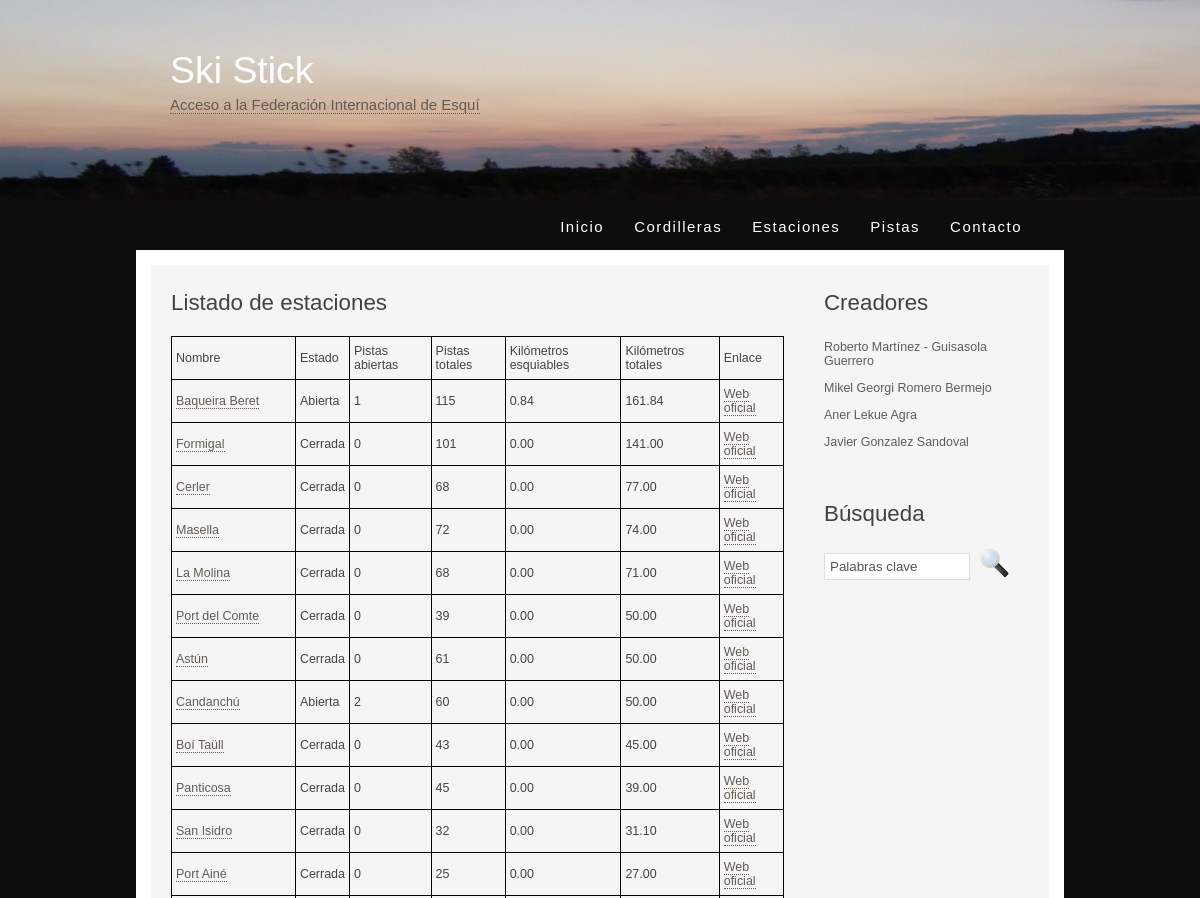
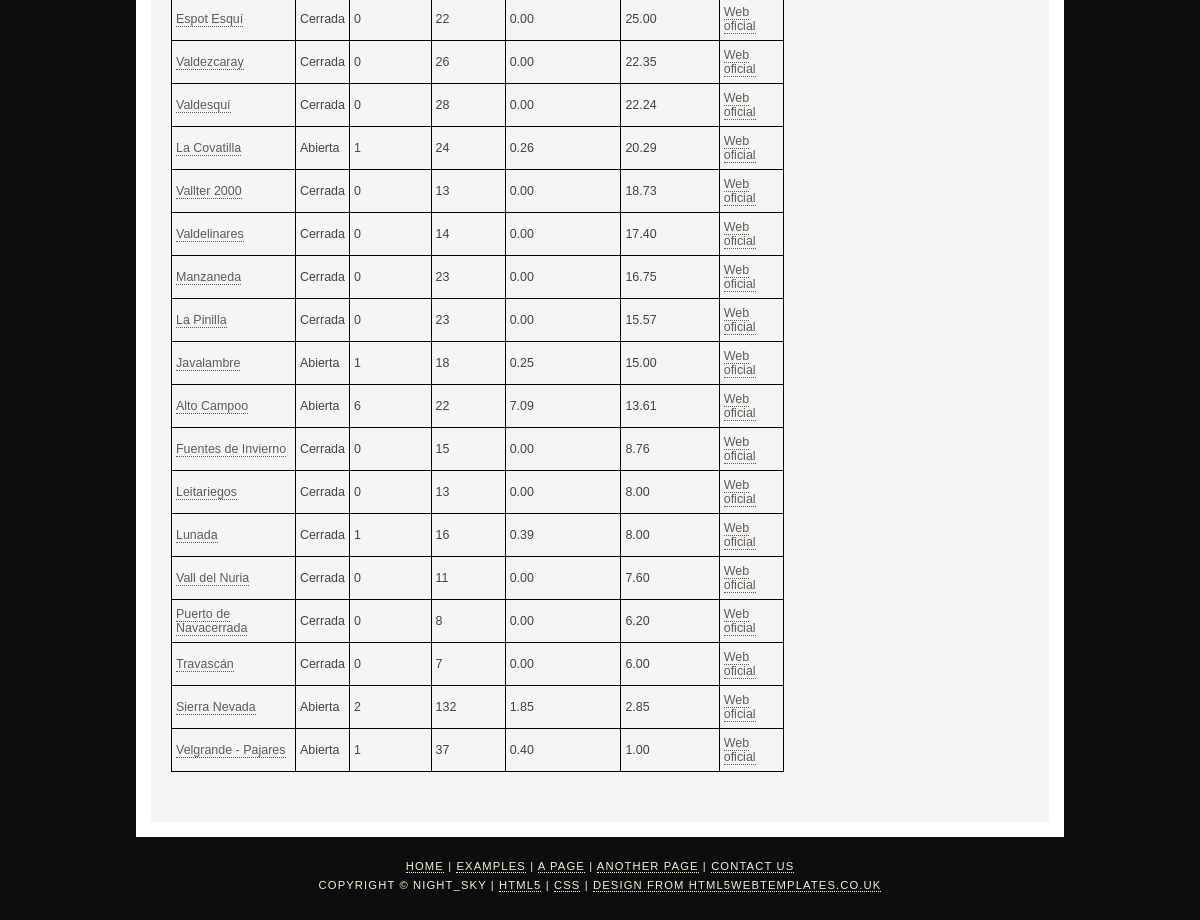
The app's page /estaciones with its own data (2 pictures, top to bottom).
### appIW/models.py (models this page shows, shortened)
class Estacion(models.Model):
    cordillera = models.ForeignKey(Cordillera, on_delete=models.CASCADE)
    nombre = models.CharField(max_length=50)
    abierta = models.BooleanField()
    nPistas = models.IntegerField()
    nPistasTotales = models.IntegerField()
    nKilometros = models.DecimalField(decimal_places=2, max_digits=6)
    nKilometrosTotales = models.DecimalField(decimal_places=2, max_digits=6)
    enlacePagina = models.CharField(max_length=200)

### appIW/views.py (the view)
# urls.py: path('estaciones', views.estaciones, name='estaciones'), #todas las estaciones
def estaciones(request):
    estaciones = get_list_or_404(Estacion.objects.order_by('-nKilometrosTotales'))
    context = {'estaciones': estaciones}
    return render(request, 'appIW/estaciones.html', context)

### appIW/templates/appIW/estaciones.html (shortened to what this page needs)
{% extends "plantilla.html"%}
{% block menu %}
<li><a href="/index">Inicio</a></li>
<li><a href="/cordilleras">Cordilleras</a></li>
<li><a href="/estaciones" class="selected">Estaciones</a></li>
<li><a href="/pistas">Pistas</a></li>
<li><a href="/contacto">Contacto</a></li>
{% endblock %}
{% block contenido %}
<h1>Listado de estaciones</h1>
    <div class="estaciones">
        {% if estaciones %}
        <table>
            <tr>
                <td>Nombre</td>
                <td>Estado</td>
                <td>Pistas abiertas</td>
                <td>Pistas totales</td>
                <td>Kilómetros esquiables</td>
                <td>Kilómetros totales</td>
                <td>Enlace</td>
            </tr>
            {% for e in estaciones %}
            <tr>
                <td><a href="/estacion/{{e.id}}">{{e.nombre}}</a></td>
                <td>{% if e.abierta %}
                    Abierta
                    {% else %}
                    Cerrada
                    {% endif %}
                </td>
                <td>{{e.nPistas}}</td>
                <td>{{e.nPistasTotales}}</td>
                <td>{{e.nKilometros}}</td>
                <td>{{e.nKilometrosTotales}}</td>
                <td><a href="{{ e.enlacePagina }}">Web oficial</a></td>
            </tr>
            {% endfor %}
        </table>
        {% else %}
        <p>No hay estaciones</p>
        {% endif %}
    </div>
{% endblock %}

### appIW/static/style/style.css (style rules this page uses)
html { height: 100%; }
body { font-family: "lucida sans", arial, sans-serif; padding: 0px; margin: 0px; font-size: .78em; background: #0d0d0d; color: #5D5D5D; }
h1, h2, h3, h4, h5, h6 { font: normal 179% 'century gothic', arial, sans-serif; color: #43423F; margin: 0 0 15px 0; padding: 15px 0 5px 0; }
a, a:hover { border-bottom: 1px dotted; color: #635B53; text-decoration: none; }
a { outline: none; }
ul li { list-style-type: square; margin: 0px 0px 6px 0px; padding: 0px; }
ul#menu li { float: left; margin: 5px 0 0 0; padding: 0 0 0 0px; list-style: none; }
ul#menu li a { letter-spacing: 0.1em; font-family: sans-serif; font-size: 120%; display: block; float: left; height: 20px; text-decoration: none; padding: 9px 15px 5px 15px; text-align: center; color: #FFF; border: none; }
table { margin: 10px 0 30px 0; border-collapse: collapse; }
table tr th, table tr td { background: #3B3B3B; color: #FFF; padding: 7px 4px; text-align: left; }
table tr td { background: #F5F5F5; border: 1px solid black; color: #47433F; border-top: 1px solid #000; }

### records on screen
Estacion: nombre "Baqueira Beret", abierta "Abierta", nPistas "1", nPistasTotales "115", nKilometros "0.84", nKilometrosTotales "161.84"
Estacion: nombre "Formigal", abierta "Cerrada", nPistas "0", nPistasTotales "101", nKilometros "0.00", nKilometrosTotales "141.00"
Estacion: nombre "Cerler", abierta "Cerrada", nPistas "0", nPistasTotales "68", nKilometros "0.00", nKilometrosTotales "77.00"
Estacion: nombre "Masella", abierta "Cerrada", nPistas "0", nPistasTotales "72", nKilometros "0.00", nKilometrosTotales "74.00"
Estacion: nombre "La Molina", abierta "Cerrada", nPistas "0", nPistasTotales "68", nKilometros "0.00", nKilometrosTotales "71.00"
Estacion: nombre "Port del Comte", abierta "Cerrada", nPistas "0", nPistasTotales "39", nKilometros "0.00", nKilometrosTotales "50.00"
Estacion: nombre "Astún", abierta "Cerrada", nPistas "0", nPistasTotales "61", nKilometros "0.00", nKilometrosTotales "50.00"
Estacion: nombre "Candanchú", abierta "Abierta", nPistas "2", nPistasTotales "60", nKilometros "0.00", nKilometrosTotales "50.00"
Estacion: nombre "Boí Taüll", abierta "Cerrada", nPistas "0", nPistasTotales "43", nKilometros "0.00", nKilometrosTotales "45.00"
Estacion: nombre "Panticosa", abierta "Cerrada", nPistas "0", nPistasTotales "45", nKilometros "0.00", nKilometrosTotales "39.00"
Estacion: nombre "San Isidro", abierta "Cerrada", nPistas "0", nPistasTotales "32", nKilometros "0.00", nKilometrosTotales "31.10"
Estacion: nombre "Port Ainé", abierta "Cerrada", nPistas "0", nPistasTotales "25", nKilometros "0.00", nKilometrosTotales "27.00"
Estacion: nombre "Espot Esquí", abierta "Cerrada", nPistas "0", nPistasTotales "22", nKilometros "0.00", nKilometrosTotales "25.00"
Estacion: nombre "Valdezcaray", abierta "Cerrada", nPistas "0", nPistasTotales "26", nKilometros "0.00", nKilometrosTotales "22.35"
Estacion: nombre "Valdesquí", abierta "Cerrada", nPistas "0", nPistasTotales "28", nKilometros "0.00", nKilometrosTotales "22.24"
Estacion: nombre "La Covatilla", abierta "Abierta", nPistas "1", nPistasTotales "24", nKilometros "0.26", nKilometrosTotales "20.29"
Estacion: nombre "Vallter 2000", abierta "Cerrada", nPistas "0", nPistasTotales "13", nKilometros "0.00", nKilometrosTotales "18.73"
Estacion: nombre "Valdelinares", abierta "Cerrada", nPistas "0", nPistasTotales "14", nKilometros "0.00", nKilometrosTotales "17.40"
Estacion: nombre "Manzaneda", abierta "Cerrada", nPistas "0", nPistasTotales "23", nKilometros "0.00", nKilometrosTotales "16.75"
Estacion: nombre "La Pinilla", abierta "Cerrada", nPistas "0", nPistasTotales "23", nKilometros "0.00", nKilometrosTotales "15.57"
Estacion: nombre "Javalambre", abierta "Abierta", nPistas "1", nPistasTotales "18", nKilometros "0.25", nKilometrosTotales "15.00"
Estacion: nombre "Alto Campoo", abierta "Abierta", nPistas "6", nPistasTotales "22", nKilometros "7.09", nKilometrosTotales "13.61"
Estacion: nombre "Fuentes de Invierno", abierta "Cerrada", nPistas "0", nPistasTotales "15", nKilometros "0.00", nKilometrosTotales "8.76"
Estacion: nombre "Leitariegos", abierta "Cerrada", nPistas "0", nPistasTotales "13", nKilometros "0.00", nKilometrosTotales "8.00"
Estacion: nombre "Lunada", abierta "Cerrada", nPistas "1", nPistasTotales "16", nKilometros "0.39", nKilometrosTotales "8.00"
Estacion: nombre "Vall del Nuria", abierta "Cerrada", nPistas "0", nPistasTotales "11", nKilometros "0.00", nKilometrosTotales "7.60"
Estacion: nombre "Puerto de Navacerrada", abierta "Cerrada", nPistas "0", nPistasTotales "8", nKilometros "0.00", nKilometrosTotales "6.20"
Estacion: nombre "Travascán", abierta "Cerrada", nPistas "0", nPistasTotales "7", nKilometros "0.00", nKilometrosTotales "6.00"
Estacion: nombre "Sierra Nevada", abierta "Abierta", nPistas "2", nPistasTotales "132", nKilometros "1.85", nKilometrosTotales "2.85"
Estacion: nombre "Velgrande - Pajares", abierta "Abierta", nPistas "1", nPistasTotales "37", nKilometros "0.40", nKilometrosTotales "1.00"
